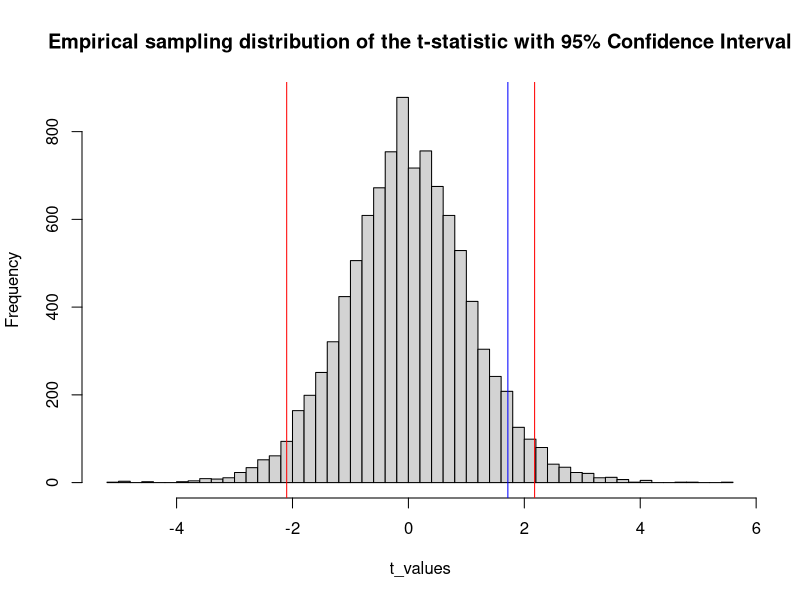
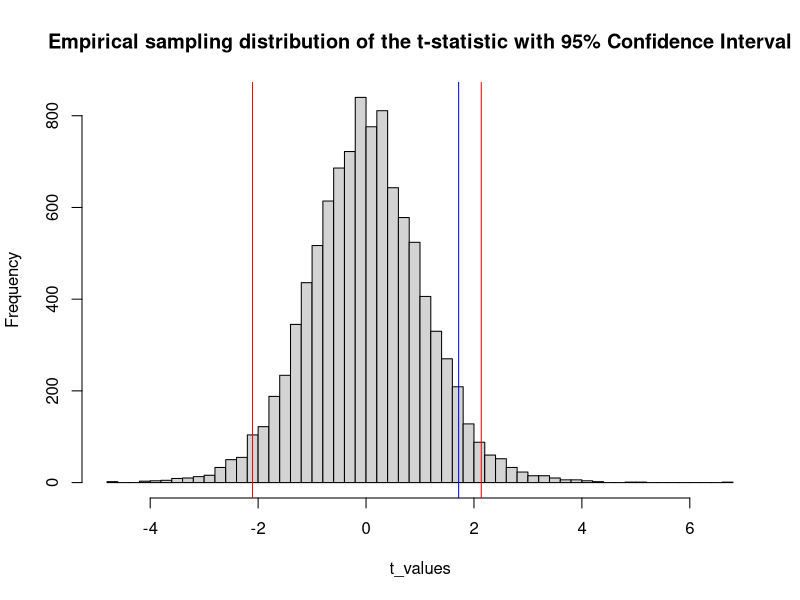
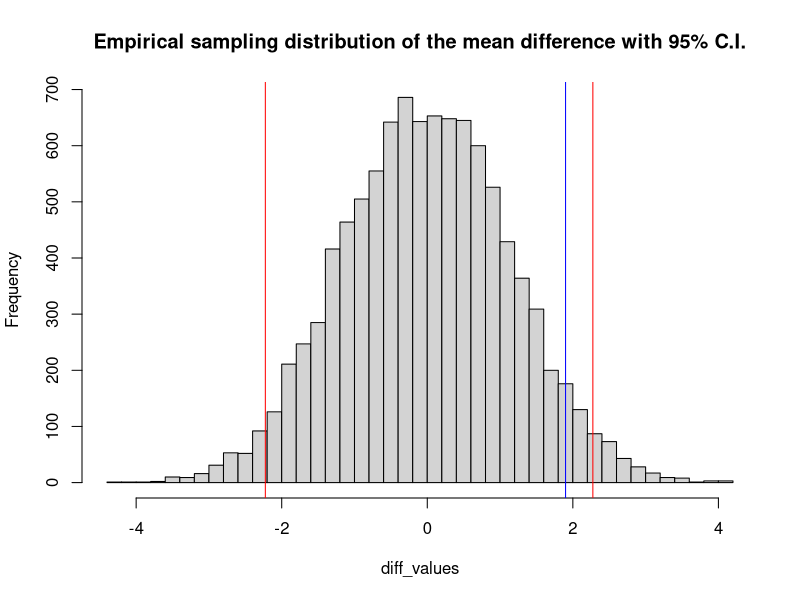

The R source for these figures, in order:
## ---- chunk 1
knitr::opts_chunk$set(echo = TRUE)
## ---- chunk 2


## ---- chunk 3


## ---- chunk 4


## ---- chunk 5


## ---- chunk 6


## ---- chunk 7
knitr::opts_chunk$set(echo = TRUE)
## ---- chunk 8

## ---- chunk 9
t.power <- function(mean1, mean2, n1, n2 = n1, sd1, sd2 = sd1, nsim = 1000){
  lower = qt(.025,df=sum(n1 + n2) - 2)
  upper = qt(.975,df=sum(n1 + n2) - 2)
  ts = replicate(nsim,
                 t.test(rnorm(n1, mean1, sd1),
                        rnorm(n2, mean2, sd2))$statistic)
  sum(ts < lower | ts > upper) / nsim
}

set.seed(13)
t.power(n1 = 50, n2 = 50, mean1 = 150, mean2 = 160, sd1 = 15, sd2 = 15)
## OR:
t.power(mean1 = 150, mean2 = 160, n1 = 50, sd1 = 15)
## ---- chunk 10
## Bootstrap function using the sample() function

## First, create a function that can receive three arguments
## The first and second argument should be vectors containing numerical values that you wish
## to test between. The third argument is the number of times you would like to estimate
## the t-statistic through resampling. By default, this value is 1000.
MyBootstrap <- function(x, y, numtimes = 1000) {
  ## First, the function should save the initial t-value
  initial_t <- t.test(x, y)$statistic
  
  ## Then, the function creates space for the resampled t-values. :
  t_values <- rep(0, numtimes)
  
  ## The bootstrap:
    ## For 1 to the specified number of times (default = 1000), do the following:
  for(i in 1:numtimes) {
    ## Create a temporary sample with replacement through the sample() function of 
    ## all the elements in both x and y
    temp_sample <- sample(x = c(x, y), replace = TRUE)
    ## From this temporary sample, the first n1 (= equal to the number of observations in group x) 
    ## of the elements then go to a new vector called S1
    S1 <- temp_sample[1:length(x)]
    ## Then the rest of the values from the temporary sample 
    ## (= equal to number of observations in group y) go to a new vector called S2
    S2 <- temp_sample[(length(x) + 1):(length(x)+length(y))]
  
    ## Now, with two re-sampled groups based on x and y, we calculate the t-statistic
    ## and put this value in the ith element of the earlier created space
    t_values[i] <- t.test(S1, S2)$statistic
  }
  ## Including relevant statistics
    ## 95% confidence interval of the estimate
    CI <- quantile(t_values, p = c(0.025, 0.975))
    ## Histogram with indicators at the 95% confidence interval
    hist(t_values, nclass = 50, main = "Empirical sampling distribution of the t-statistic with 95% Confidence Interval")
    abline(v = CI, col = "red")
    abline(v = initial_t, col = "blue")
    ## probability of the initial t-value -- perhaps if-statement
    p_value <- sum(t_values > abs(initial_t))/numtimes
    
    ## Creating a list of all the relevant information and giving them apt names
    list_of_statistics <- list(initial_t, CI, p_value)
    names(list_of_statistics) <- c("Initial t-statistic", "Upper and lower bound of the 95% C.I. of the empirical sampling distribution", 
                                   "Probability of the initial t-value given the distribution")
  ## Finally, as output, the function should return the list of relevant information
  return(list_of_statistics)

}

## Creating the flight data:

CSFI <- c(2, 5, 5, 6, 6, 7, 8, 9)
TFI <- c(1,1,2,3,3,4,5,7,7,8)

## Example using the Flight instruction data

MyBootstrap(CSFI, TFI, 10000)

## ---- chunk 11
## Bootstrap function without the use of the sample() function

## Similar to before, we create a function that can have up to three arguments
## The first and second arguments should correspond to two numerical vectors
## that one wishes to perform a t-test between.
## The third argument is the number of times they would like to resample
## the statistic of interest. By default this value is 1000.
Indexed_Bootstrap <- function(x, y, numtimes = 1000) {
  ## First, the function shoudl store the initial t-value
  initial_t <- t.test(x, y)$statistic
  
  ## Then, it should create space for the statistic that is to be resampled:
  t_values <- rep(0, numtimes)
  
  ## The bootstrap:
  ## First, we merge the data of both datasets
  merged_data <- c(x, y)
  ## Then, we make space for the temporary sample
  temp_sample <- rep(0, length(merged_data))
  ## Then, the bootstrapping of the t-statistic starts as follows:
  for(i in 1:numtimes) {
    ## We create a temporary sample with replacement with the following method:
    ## First, a for-loop is created that starts at 1 and ends at the length of the merged dataset
    for(j in 1:length(merged_data)) {
      ## Then, for every loop, we generate a pseudo-random number from a uniform distribution 
      ## that is from length .5001 to the length of the merged dataset + 0.4999 and then we round this to a whole number
          ## The reason the uniform distribution ranges from .5001 to the legnth of the dataset 0.4999, is because
          ## we use the function round(). If we were to only range it from 1 to the length of the dataset,
          ## the first and last element would have half the probability of being selected compared to other elements.
      ## We want a uniform distribution so that every whole rounded number has an equal chance of being chosen
      Y <- round(runif(1, 0.5001, (length(merged_data) + 0.4999)))
      ## Finally, from the merged dataset, we take element that corresponds to the rounded pseudo-randomly generated number
      ## and add this to the temporary sample in the jth spot
      temp_sample[j] <- merged_data[Y]
    ## This loop is then repeated until we have a dataset that is of equal length to the merged dataset
    }
    ## Then, from this temporary sample, the first n1 (= number of values in group x) 
    ## of the elements in the temporary sample go to a new vector called S1
    S1 <- temp_sample[1:length(x)]
    ## And the rest of the values (= equal to number of values in group y)
    ## of the elements in the temporary sample go to a new vector called S2
    S2 <- temp_sample[(length(x) + 1):(length(x)+length(y))]
    
    ## Now, with two sampled groups based on x and y, we calculate the t-statistic
    ## and put this value in the ith element of the earlier created space for the t-statistic
    t_values[i] <- t.test(S1, S2)$statistic
  
  }
  ## To include relevant statistics concerning the resampled statistic,
  ## We create a confidence interval of the empirical sampling distribution
  CI <- quantile(t_values, p = c(0.025, 0.975))
  ## Furthermore, the function should show a histogram of the empirical sampling distribution
  ## with indicators at the 95% confidence interval and at the initial t-value
  hist(t_values, nclass = 50, main = "Empirical sampling distribution of the t-statistic with 95% Confidence Interval")
  abline(v = CI, col = "red")
  abline(v = initial_t, col = "blue")
  ## Finally, the function should give the probability of the initial t-value
  ## given the empirical sampling distribution
  p_value <- sum(t_values > abs(initial_t))/numtimes
  
  ## Then, we create a list of all the relevant information and give all elements apt names
  list_of_statistics <- list(initial_t, CI, p_value)
  names(list_of_statistics) <- c("Initial t-statistic", "Upper and lower bound of the 95% C.I. of the empirical sampling distribution", 
                                 "Probability of the initial t-value given the distribution")
  ## Finally, as output, the function should return the list of relevant information
  return(list_of_statistics)
}

## Example using the Flight instruction data

Indexed_Bootstrap(CSFI, TFI, 10000)
## ---- chunk 12
## 
Estimation_Bootstrap <- function(x, y, numtimes = 1000) {
  ## Initial mean difference:
  initial_diff <- mean(x, na.rm = TRUE) - mean(y, na.rm = TRUE)
  
  ## Creating space:
  diff_values <- rep(0, numtimes)
  
  ## The bootstrap:
  for(i in 1:numtimes) {
    ##
    temp_sample <- sample(x = c(x, y), replace = TRUE)
    ## First n1 (= number of values in group x) of the elements in the temporary sample go
    ## a new vector called S1
    S1 <- temp_sample[1:length(x)]
    ## Then the rest of the values (= equal to number of values in group y)
    ## of the elements in the temporary sample goes to a new vector called S2
    S2 <- temp_sample[(length(x) + 1):(length(x)+length(y))]
    ## Now, with two sampled groups based on x and y, we calculate the t-statistic
    ## and put this value in the ith element of the earlier created space
    diff_values[i] <- mean(S1, na.rm = TRUE) - mean(S2, na.rm = TRUE)
  }
  ## Relevant aspects of the estimation
    ## First: a confidence interval of the empirical sampling distribution through quantile()
  CI <- quantile(diff_values, p = c(0.025, 0.975))
  ## Then, a histogram with indicators at the 95% confidence interval and at the initial difference value
  hist(diff_values, nclass = 50, main = "Empirical sampling distribution of the mean difference with 95% C.I.")
  abline(v = CI, col = "red")
  abline(v = initial_diff, col = "blue")
    ## Bias
      ## bias is the initial difference value minus the mean of the empirical sampling distribution
    Bias <- initial_diff - mean(diff_values)
    ## Efficiency: 
      ## Efficiency is measured by the Mean square error, which is the following
    MSE <- var(diff_values) + Bias^2
    ## Consistency
      ## A statistic is consistent if there is convergence in probability
      ## So assuming the difference is unbiased, and variance of the mean difference tends to 0 as n tends to infinity
      ## then it should be a consistent estimator
  
    ## Sufficiency
      ## No idea how we can do this for the mean difference...
  
    ## Robustness
      ## Something is robust if the sampling distribution is not seriously affected by violations of assumptions
    list_of_information <- list(initial_diff, CI, Bias, MSE)
    names(list_of_information) <- c("Initial Mean Difference", "95% Confidence Interval of the Empirical Sampling Distribution",
                                    "Bias of the Mean Difference", "Mean Squared Error")
    return(list_of_information)
}

## Example using the Flight instruction data:
Estimation_Bootstrap(CSFI, TFI, 10000)

## Discussing the aspects of estimation: 

